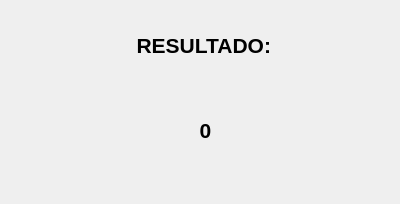
<?xml version="1.0" encoding="UTF-8"?>
<ui version="4.0">
 <class>Dialog</class>
 <widget class="QDialog" name="Dialog">
  <property name="geometry">
   <rect>
    <x>0</x>
    <y>0</y>
    <width>400</width>
    <height>204</height>
   </rect>
  </property>
  <property name="windowTitle">
   <string>Dialog</string>
  </property>
  <widget class="QLabel" name="label">
   <property name="geometry">
    <rect>
     <x>10</x>
     <y>20</y>
     <width>261</width>
     <height>51</height>
    </rect>
   </property>
   <property name="font">
    <font>
     <pointsize>16</pointsize>
     <weight>75</weight>
     <bold>true</bold>
    </font>
   </property>
   <property name="text">
    <string>RESULTADO:</string>
   </property>
   <property name="alignment">
    <set>Qt::AlignRight|Qt::AlignTrailing|Qt::AlignVCenter</set>
   </property>
  </widget>
  <widget class="QLabel" name="txt_resultado">
   <property name="geometry">
    <rect>
     <x>30</x>
     <y>110</y>
     <width>351</width>
     <height>41</height>
    </rect>
   </property>
   <property name="font">
    <font>
     <pointsize>16</pointsize>
     <weight>75</weight>
     <bold>true</bold>
    </font>
   </property>
   <property name="text">
    <string>0</string>
   </property>
   <property name="alignment">
    <set>Qt::AlignCenter</set>
   </property>
  </widget>
 </widget>
 <resources/>
 <connections/>
</ui>
